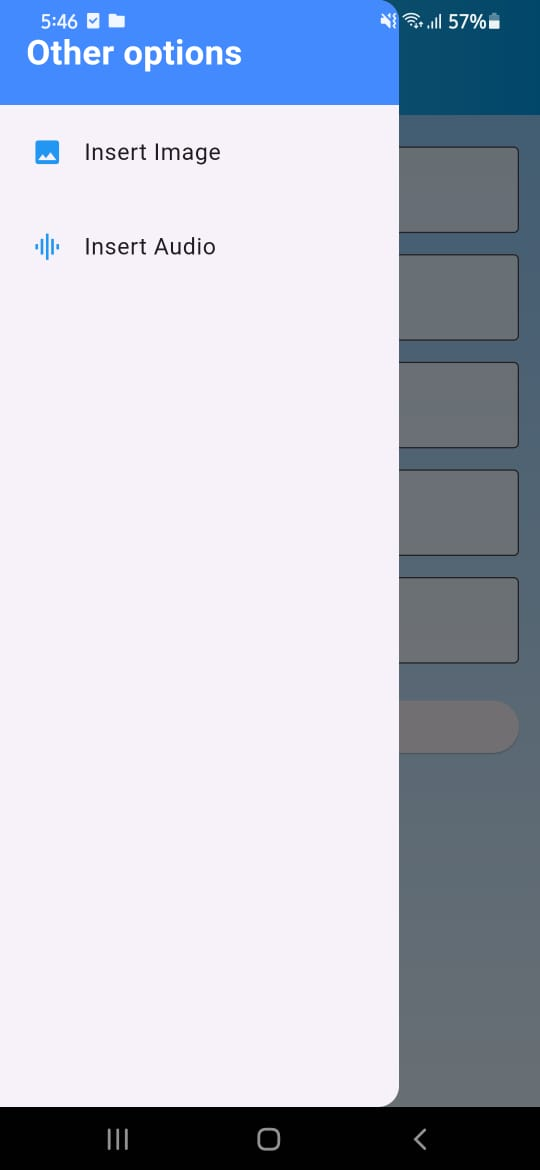
#> input picture Drawer.jpeg, 540 x 1170 px
$ python -i ImageModel.py   (imports and definitions only)
#> lines starting #> are read from the running program, lines starting #| are printed output that depends on the picture
#> further down, picture is the input picture: PIL image 540x1170 RGB; mean R, G, B 182.6, 187.9, 202.2
import os

import requests
from PIL import Image, ImageEnhance, ImageFilter
import pytesseract

from io import BytesIO

# Configure the path to the Tesseract executable (adjust according to your installation)
# image_path = "F:/backend/images/Screenshot 2024-06-17 002659.png"
# with Image.open(image_path) as img:
#     # Rotate the image 90 degrees clockwise
#     rotated_img = img.rotate(-90, expand=True)
#
#     # Path to save the rotated image
#     rotated_image_path = 'images/Screenshot 2024-06-17 002659.png'
#
#     # Save the rotated image
#     rotated_img.save(rotated_image_path)

# pytesseract.pytesseract.tesseract_cmd = 'C:/Program Files/Tesseract-OCR/tesseract.exe'
# print(pytesseract.image_to_string(Image.open(image_path)))


# [83 lines left out: functions clean_url, extract_text_from_image_url, check_image_content_type, not called in this run]


def preprocess_image(img):
    # Rotate the image to the correct orientation (adjust angle if necessary)
    img = img.rotate(270, expand=True)
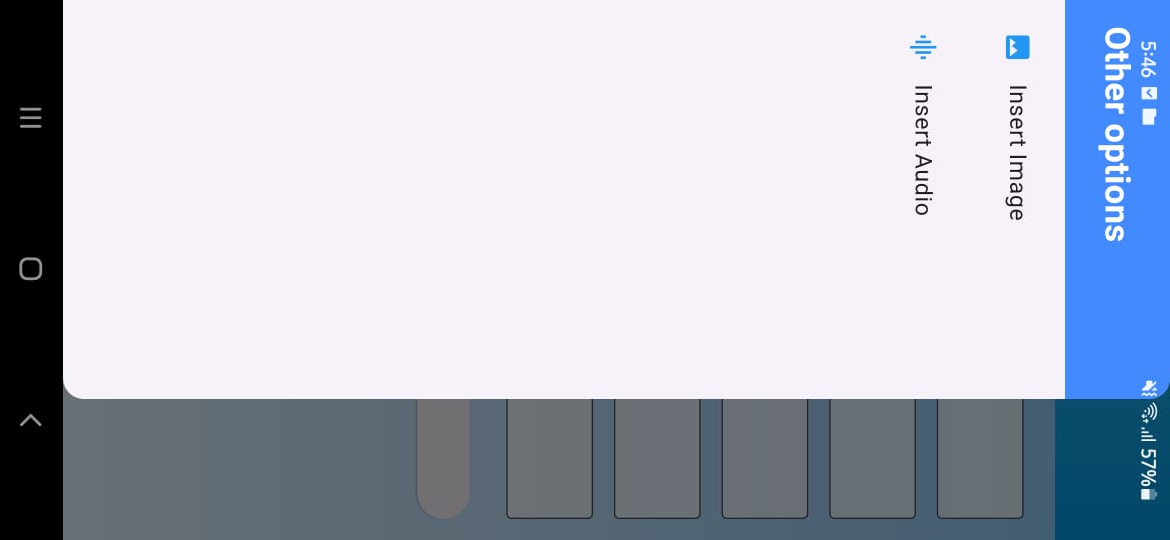
#> img: PIL image 1170x540 RGB; mean R, G, B 182.6, 187.9, 202.2

    # Convert the image to grayscale
    img = img.convert('L')
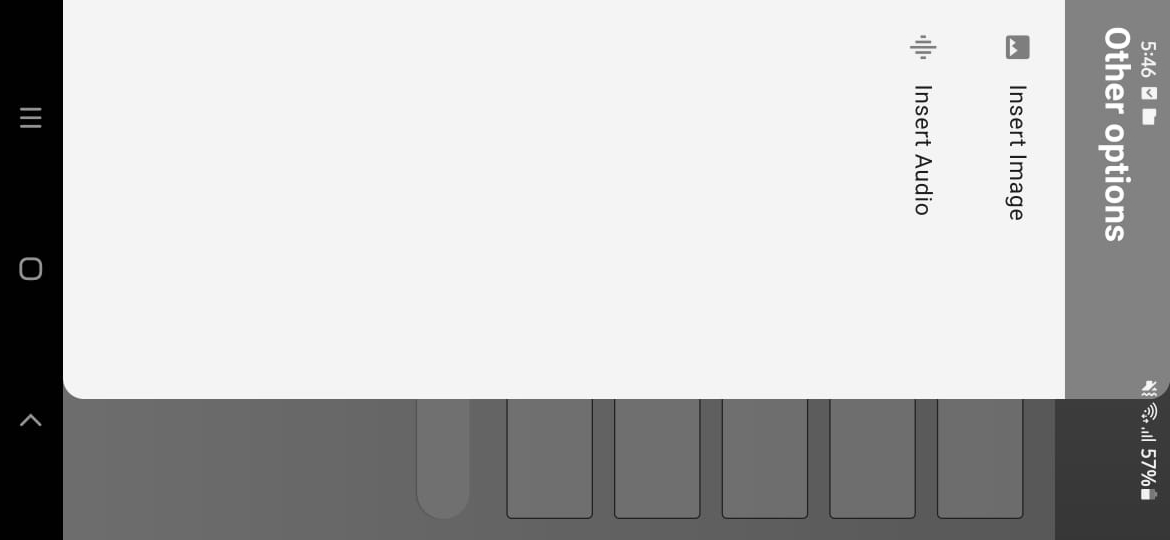
#> img: PIL image 1170x540 L; min 0, max 255, mean 187.8

    # Enhance contrast
    img = ImageEnhance.Contrast(img).enhance(2)
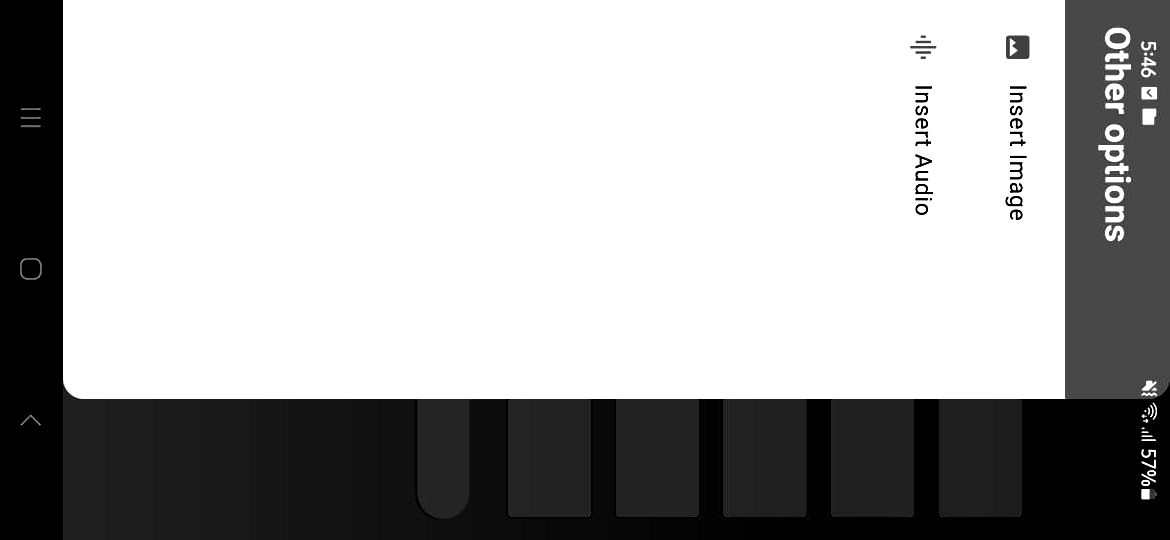
#> img: PIL image 1170x540 L; min 0, max 255, mean 171.4

    # Apply median filter to reduce noise
    img = img.filter(ImageFilter.MedianFilter())

    return img

>>> from PIL import Image
>>> picture = Image.open('Drawer.jpeg')
>>> result = preprocess_image(picture)

$ run again, on AudioPage.jpeg
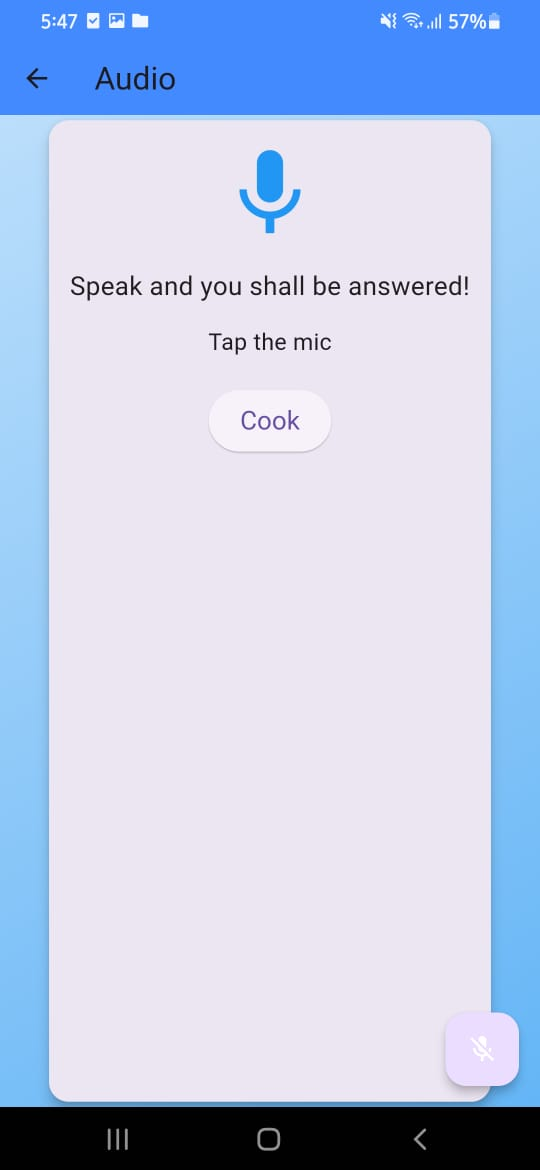
#> input picture AudioPage.jpeg, 540 x 1170 px
#> picture is the input picture: PIL image 540x1170 RGB; mean R, G, B 190.9, 202.8, 229.7
#> in preprocess_image, `img = img.convert('L')`:
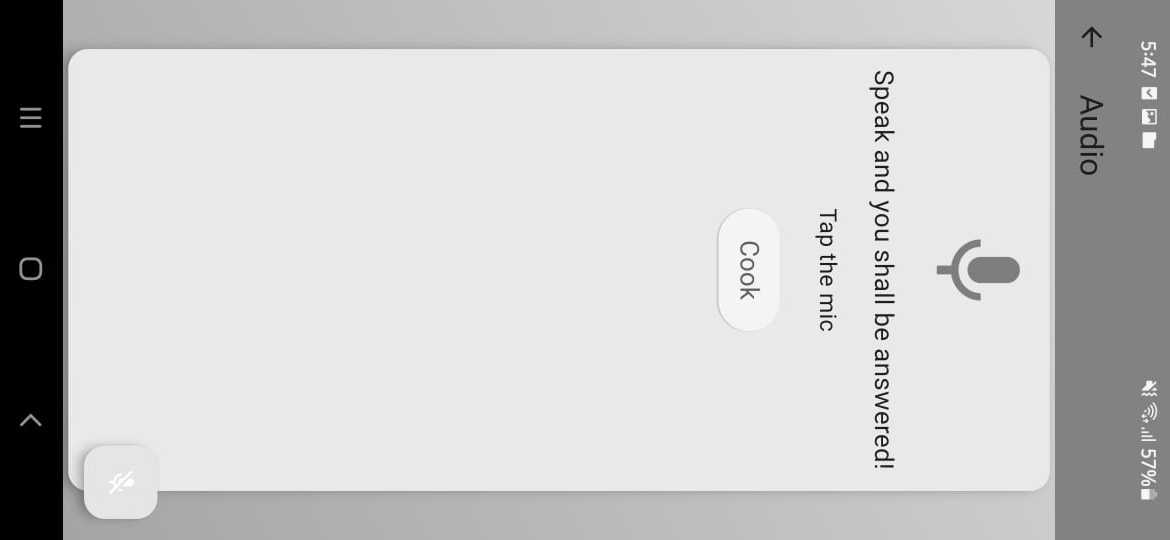
#> img: PIL image 1170x540 L; min 0, max 254, mean 202.2
#> in preprocess_image, `img = ImageEnhance.Contrast(img).enhance(2)`:
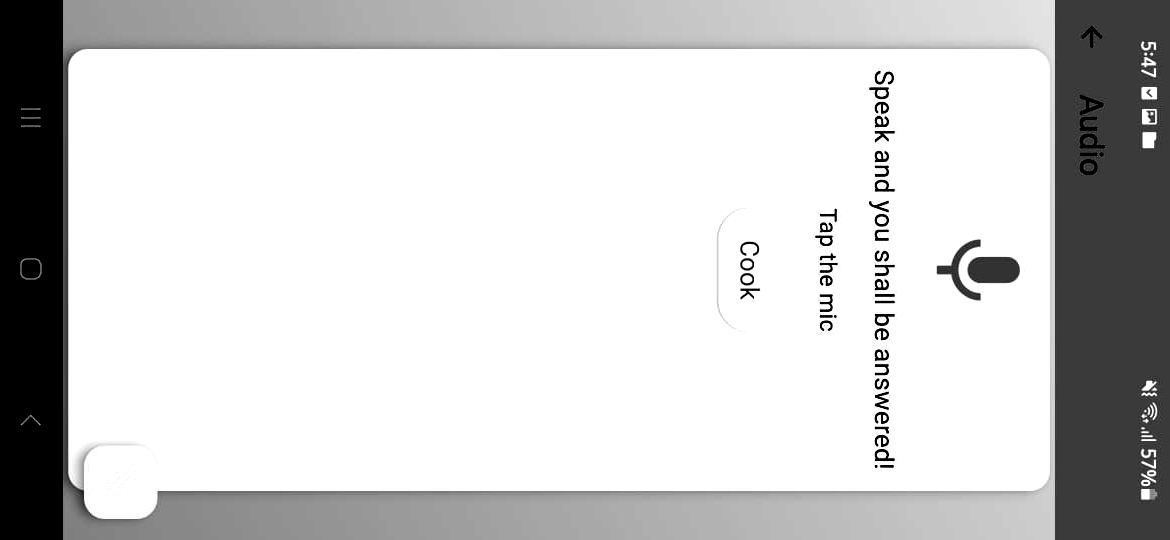
#> img: PIL image 1170x540 L; min 0, max 255, mean 207.2

$ run again, on Main.jpeg
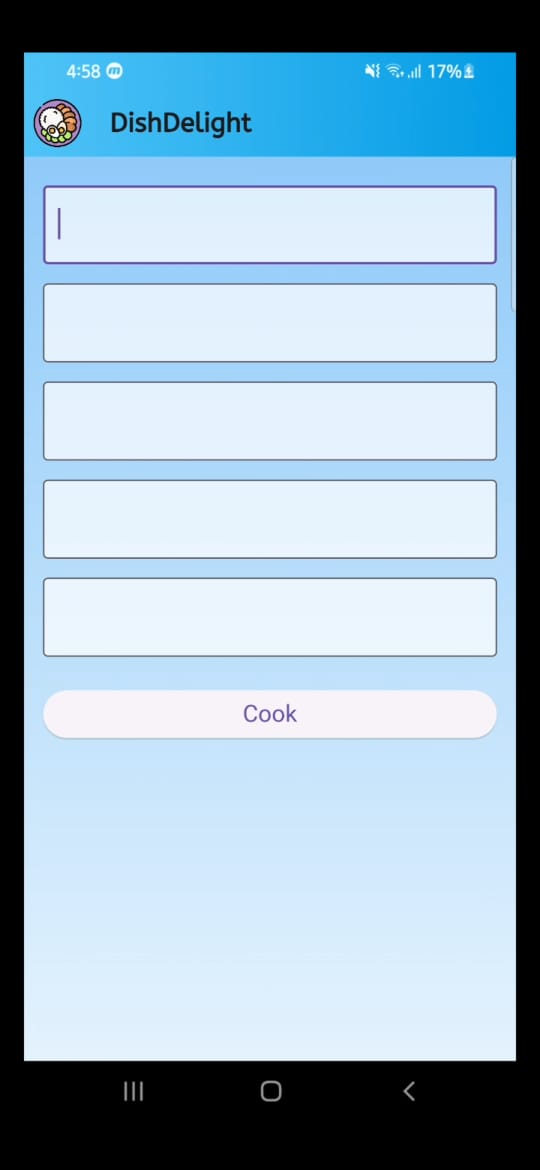
#> input picture Main.jpeg, 540 x 1170 px
#> picture is the input picture: PIL image 540x1170 RGB; mean R, G, B 152.1, 176.9, 194.5
#> in preprocess_image, `img = img.convert('L')`:
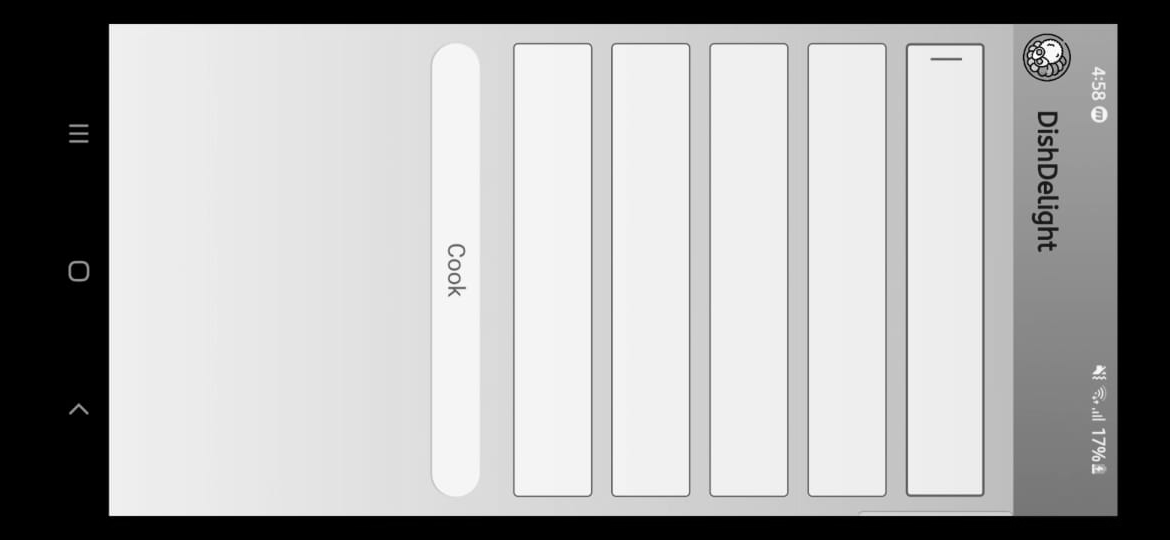
#> img: PIL image 1170x540 L; min 0, max 255, mean 171.5
#> in preprocess_image, `img = ImageEnhance.Contrast(img).enhance(2)`:
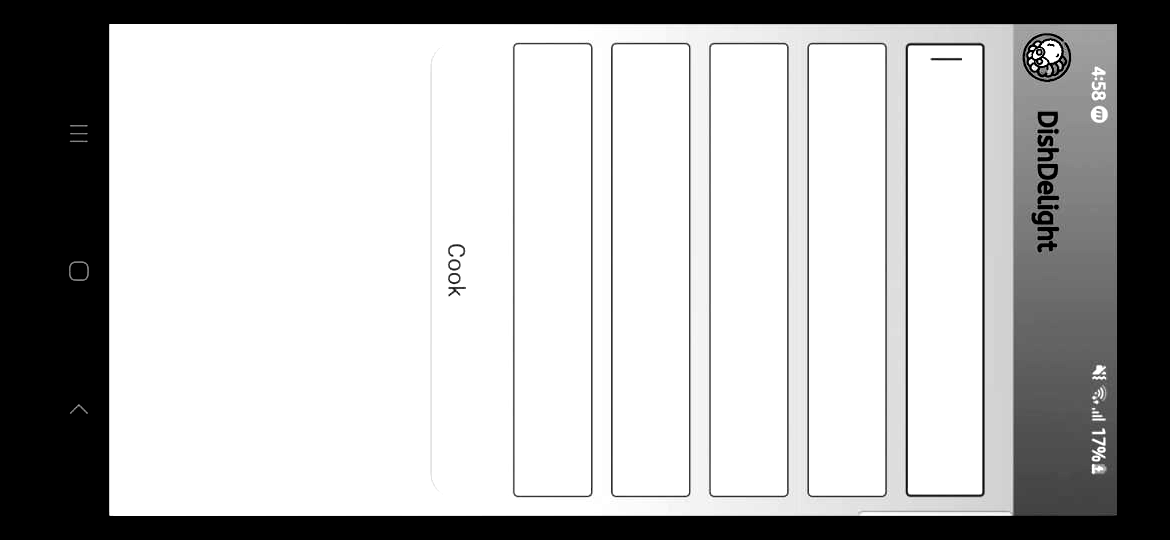
#> img: PIL image 1170x540 L; min 0, max 255, mean 183
